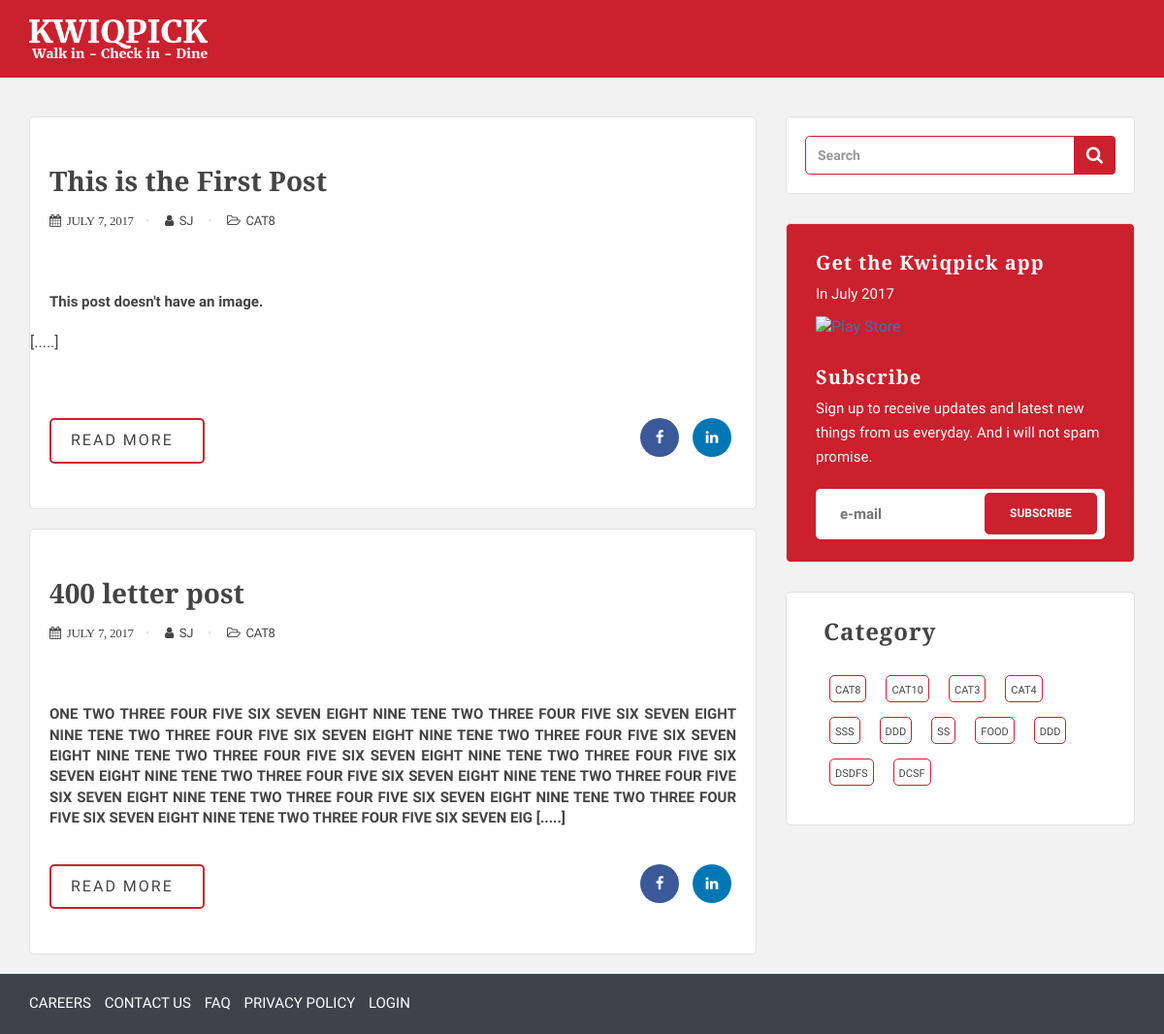
Screenshot of /authors_post.php?author=SJ&p_id=45 with the database file from the repository.
### tables this page shows
CREATE TABLE `posts` (
  `post_id` int(11) NOT NULL,
  `post_category_id` int(11) NOT NULL,
  `post_title` varchar(255) NOT NULL,
  `post_author` varchar(255) NOT NULL,
  `post_date` text NOT NULL,
  `publish_date` text,
  `post_image` text,
  `post_content` text NOT NULL,
  `post_tags` varchar(255) NOT NULL,
  `post_comment_count` varchar(255) NOT NULL,
  `post_status` varchar(255) NOT NULL
);

CREATE TABLE `categories` (
  `cat_id` int(11) NOT NULL,
  `cat_title` varchar(255) NOT NULL
);

### authors_post.php (the view, shortened to what this page needs)
<?php include "includes/header.php"; ?>
<section class="articles">
    <div class="container">
        <div class="row">
            <div class="col-md-8 col-sm-8">
                <?php
                if (isset($_GET['p_id'])){
                    $post_author = $_GET['author'];
                }
                $query = "SELECT * FROM posts WHERE post_author = '{$post_author}'";
                $select_all_posts = mysqli_query($connection, $query);
                while ($row = mysqli_fetch_assoc($select_all_posts)) {
                    $post_id = $row['post_id'];
                    $post_category_id = $row['post_category_id'];
                    $post_title = $row['post_title'];
                    $post_author = $row['post_author'];
                    $post_date = $row['post_date'];
                    $post_content = substr($row['post_content'], 0, 500) . " [.....]";
                    ?>
                    <article class="article-item">
                        <div class="enter-media">
                            <div class="article-heading">
                                <h2>
                                    <a href="post.php?p_id=<?php echo $post_id; ?>"><?php echo $post_title; ?></a>
                                </h2>
                                <div class="enter-date">
                                    <ul>
                                        <li><a href="javascript:void(0)"> <i class="fa
                                    fa-calendar">&nbsp;&nbsp;<?php echo $post_date?></i></a></li>
                                        <li><a href="authors_post.php?author=<?php echo
                                            $post_author?>&p_id=<?php echo $post_id; ?>"><i
                                                    class="fa fa-user">&nbsp;</i> <?php echo $post_author; ?></a>
                                        </li>
                                        <?php
                                        $query = "SELECT * FROM categories WHERE cat_id = {$post_category_id}";
                                        $select_cat_query = mysqli_query($connection, $query);
                                        while ($row = mysqli_fetch_assoc($select_cat_query)){
                                            $cat_id = $row['cat_id'];
                                            $cat_title = $row['cat_title'];
                                            echo "<li><a href='category.php?category=$cat_id&title=$cat_title'><i class='fa fa-folder-open-o'>&nbsp;</i> {$cat_title}</a> </li>";
                                        }
                                        ?>
                                    </ul>
                                </div>
                            </div>
                            <div class="article-body">
                                ?>                                <p>
                                    <?php echo $post_content; ?>
                                </p>
                            </div>
                            <div class="article-footer">
                                <div class="row">
                                    <div class="col-md-5 col-sm-12 col-xs-12">
                                        <a href="post.php?p_id=<?php echo $post_id; ?>"
                                           class="button blog-button">Read More</a>
                                    </div>
                                    <div class="col-md-7 col-sm-12 col-xs-12">
                                        <div class="share-social-article">
                                            <a href="javascript:;"><i class="fa
                                        fa-facebook"></i></a>
                                            <a href="javascript:;"><i class="fa
                                        fa-linkedin"></i></a>
                                        </div>
                                    </div>
                                </div>
                            </div>
                        </div>
                    </article>
                    <?php
                }
                ?>
            </div>
            <?php include "includes/article_sidebar.php"; ?>
        </div>
    </div>
</section>
<?php include "includes/footer.php"; ?>

### includes/article_sidebar.php (shortened to what this page needs)
<div class="col-md-4 blog-sidebar">
    <div class="blog-widget">
        <div class="well">
            <form action="search.php" method="post">
                <div class="input-group">
                    <input type="text" name="search" class="form-control"
                           placeholder="Search">
                    <span class="input-group-btn">
                        <button name="submit" class="btn btn-search"
                                type="submit">
                            <i class="fa fa-search"></i>
                        </button>
                    </span>
                </div>
            </form>
        </div>
    </div>
    <div class="blog-widget color-widget">
        <h3>Get the Kwiqpick app</h3>
        <p>In July 2017</p>
        <a href="javascript:void(0);" target="_blank">
            <img src="images/google-play-badge.png" alt="Play Store">
        </a>
        <h3>Subscribe</h3>
        <p>Sign up to receive updates and latest new things from us everyday.
            And i will not spam promise.</p>
        <div class="widget-forms">
            <form class="subscribe-form" method="post">
                <input type="email" name="subscribe_email" placeholder="e-mail" pattern="[a-z0-9._%+-]+@[a-z0-9.-]+\.[a-z]{2,3}$">
                <button type="submit" class="sidebar-button button-color" name="subscribe">Subscribe</button>
            </form>
        </div>
    </div>
    <div class="blog-widget">
        <h3 class="hasMargin">Category</h3>
        <div class="widget-body">
            <ul class="widget-category">
                <?php
                $query = "SELECT * FROM categories";
                $select_categories = mysqli_query($connection, $query);
                while ($row = mysqli_fetch_assoc($select_categories)){
                    $cat_id = $row['cat_id'];
                    $cat_title = $row['cat_title'];
                    echo "<li><a href='category.php?category=$cat_id&title=$cat_title'>{$cat_title}</a></li>";
                }
                ?>
            </ul>
        </div>
    </div>
</div>

### rows the page displays
posts: post_title "This is the First Post", post_date "JULY 7, 2017", post_author "SJ", post_content "This post doesn't have an image. [.....]"
categories: cat_title "CAT8"
posts: post_title "400 letter post", post_date "JULY 7, 2017", post_author "SJ", post_content "ONE TWO THREE FOUR FIVE SIX SEVEN EIGHT NINE TENE TWO THREE FOUR FIVE SIX SEVEN EIGHT NINE TENE TWO THREE FOUR FIVE SIX SEVEN EIGHT NINE TENE TWO THREE FOUR FIVE SIX SEVEN EIGHT NINE TENE TWO THREE FOUR FIVE SIX SEVEN EIGHT NINE TENE TWO THREE FOUR FIVE SIX SEVEN EIGHT NINE TENE TWO THREE FOUR FIVE SIX SEVEN EIGHT NINE TENE TWO THREE FOUR FIVE SIX SEVEN EIGHT NINE TENE TWO THREE FOUR FIVE SIX SEVEN EIGHT NINE TENE TWO THREE FOUR FIVE SIX SEVEN EIGHT NINE TENE TWO THREE FOUR FIVE SIX SEVEN EIG [.....]"
categories: cat_title "CAT10"
categories: cat_title "CAT3"
categories: cat_title "CAT4"
categories: cat_title "SSS"
categories: cat_title "DDD"
categories: cat_title "SS"
categories: cat_title "FOOD"
categories: cat_title "DDD"
categories: cat_title "DSDFS"
categories: cat_title "DCSF"
